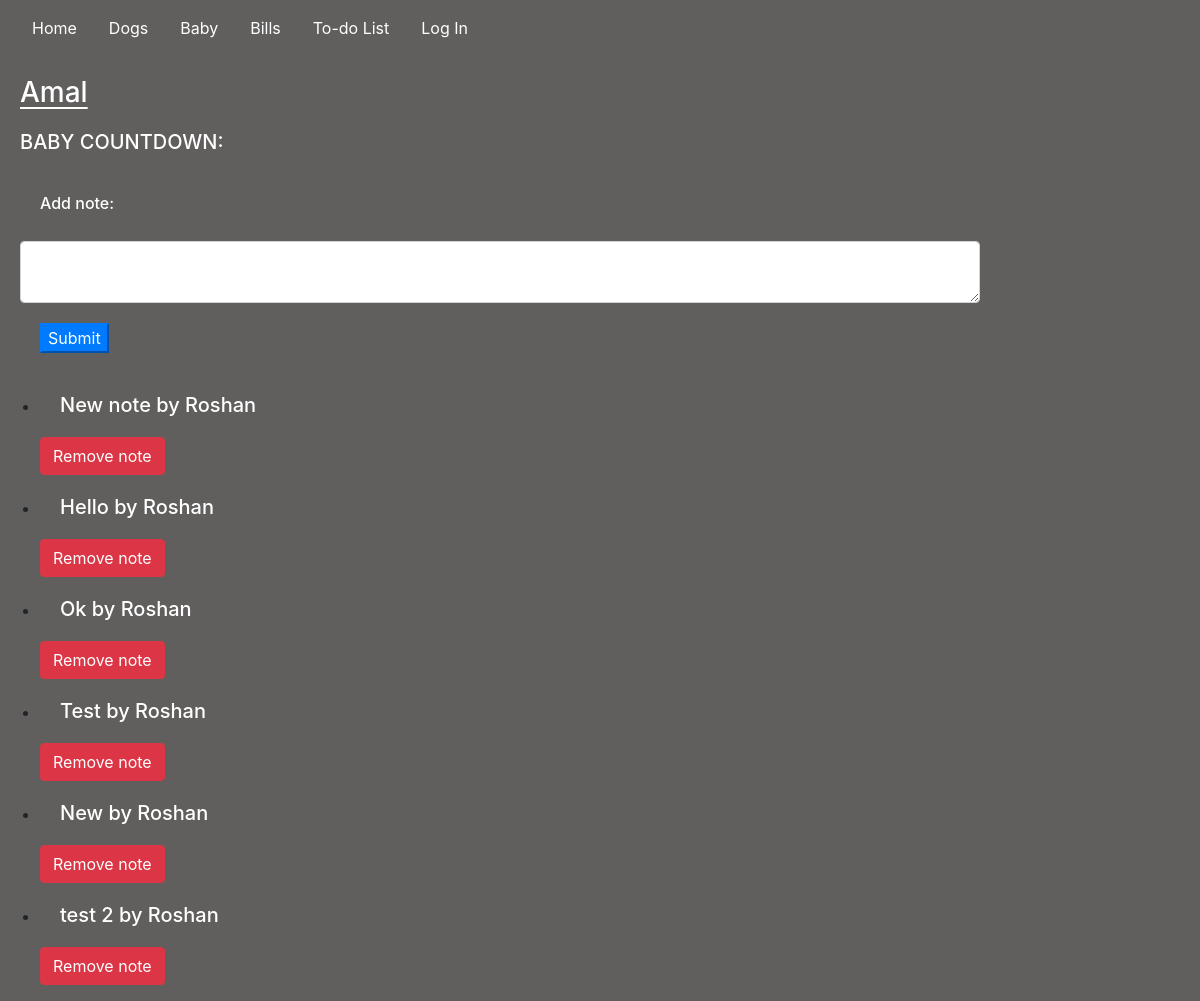
Page /baby_name/Amal on the earlier database version.
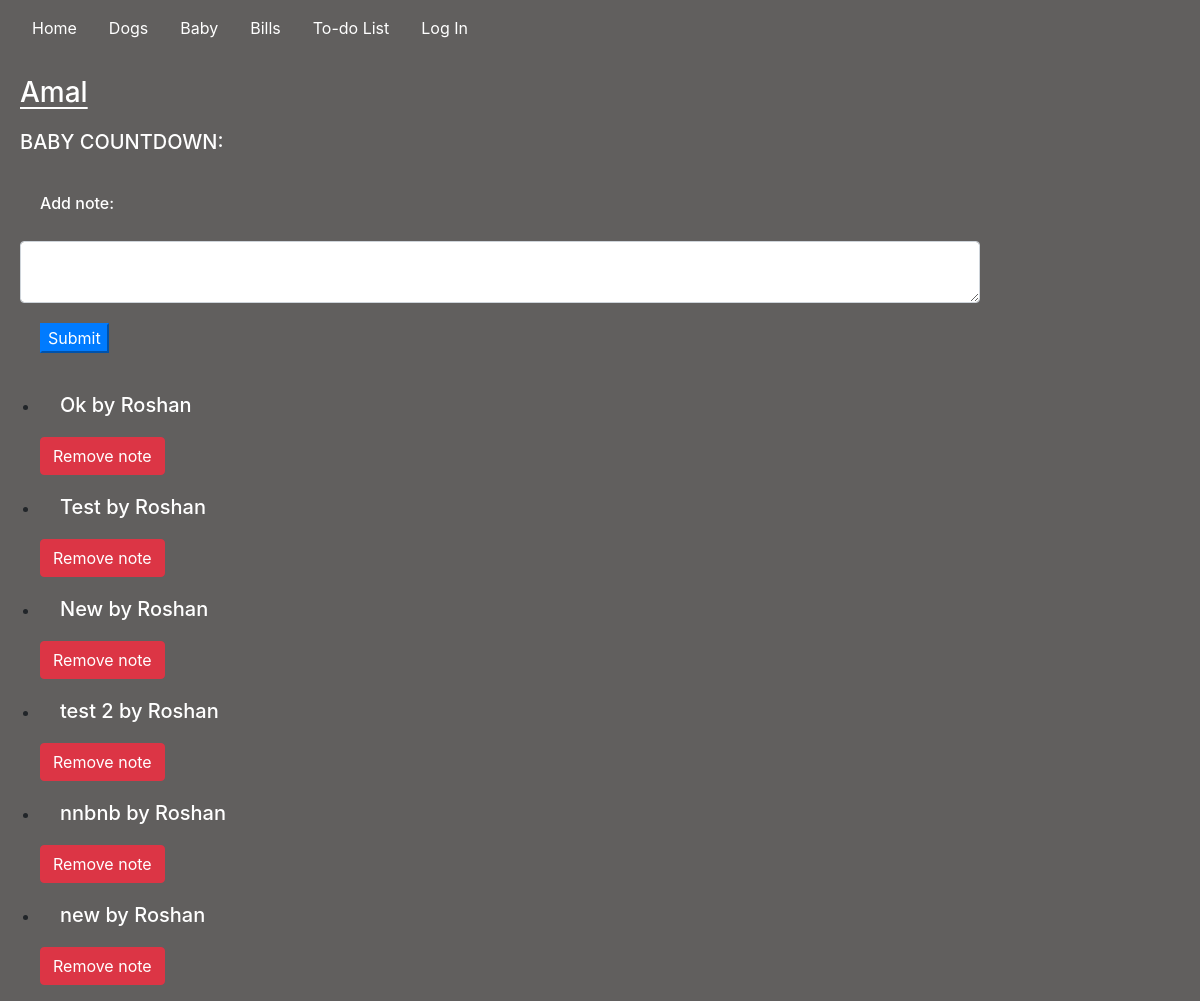
Same page on the later database version.
### housemanager/models.py (models this page shows, shortened)
class Notes(models.Model):
    note = models.TextField(blank=True)
    user_note = models.ForeignKey(User, on_delete=models.CASCADE)

### housemanager/views.py (the view)
# urls.py: path("baby_name/<str:baby_name>", views.baby_name, name="baby_name"),
@csrf_exempt
def baby_name(request, baby_name):
    if request.method == "GET":
        notes = Notes.objects.all()
        baby = Baby.objects.get(baby_name=baby_name)
        return render(request, "housemanager/baby_name.html", {
            "notes": notes,
            "baby": baby
        })
    else:
        baby = Baby.objects.get(baby_name=baby_name)
        return JsonResponse(f"{baby.baby_due}", safe=False)

### housemanager/templates/housemanager/baby_name.html (shortened to what this page needs)
{% extends "housemanager/layout.html" %}
{% load static %}
{% block body %}
<h3 style="text-decoration: underline; text-underline-offset: 5px;" id="name">{{baby.baby_name}}</h3>
<div id="count-div">
    <h5>BABY COUNTDOWN:</h5>
</div>
<div id="note-div">
    <label for="note"><h6>Add note:</h5></label>
    <textarea class="form-control" id="note"></textarea>
    <button class="btn-primary" id="note-but">Submit</button>
</div>
<div>
    <ul id="baby-notes">
        {% for notes in notes%}
        <li id="note-list" data-id={{notes.id}} class="note-list">
            <h5>{{notes.note}} by {{notes.user_note | title}}</h5>
            <button data-id={{notes.id}} id="remove-note" class="btn btn-danger">Remove note</button>
        </li>
        {% endfor %}
    </ul>
</div>
{% endblock %}

Differences in the rows shown:
removed Notes: note "New note", user_note "Roshan"
removed Notes: note "Hello", user_note "Roshan"
added Notes: note "nnbnb", user_note "Roshan"
added Notes: note "new", user_note "Roshan"
